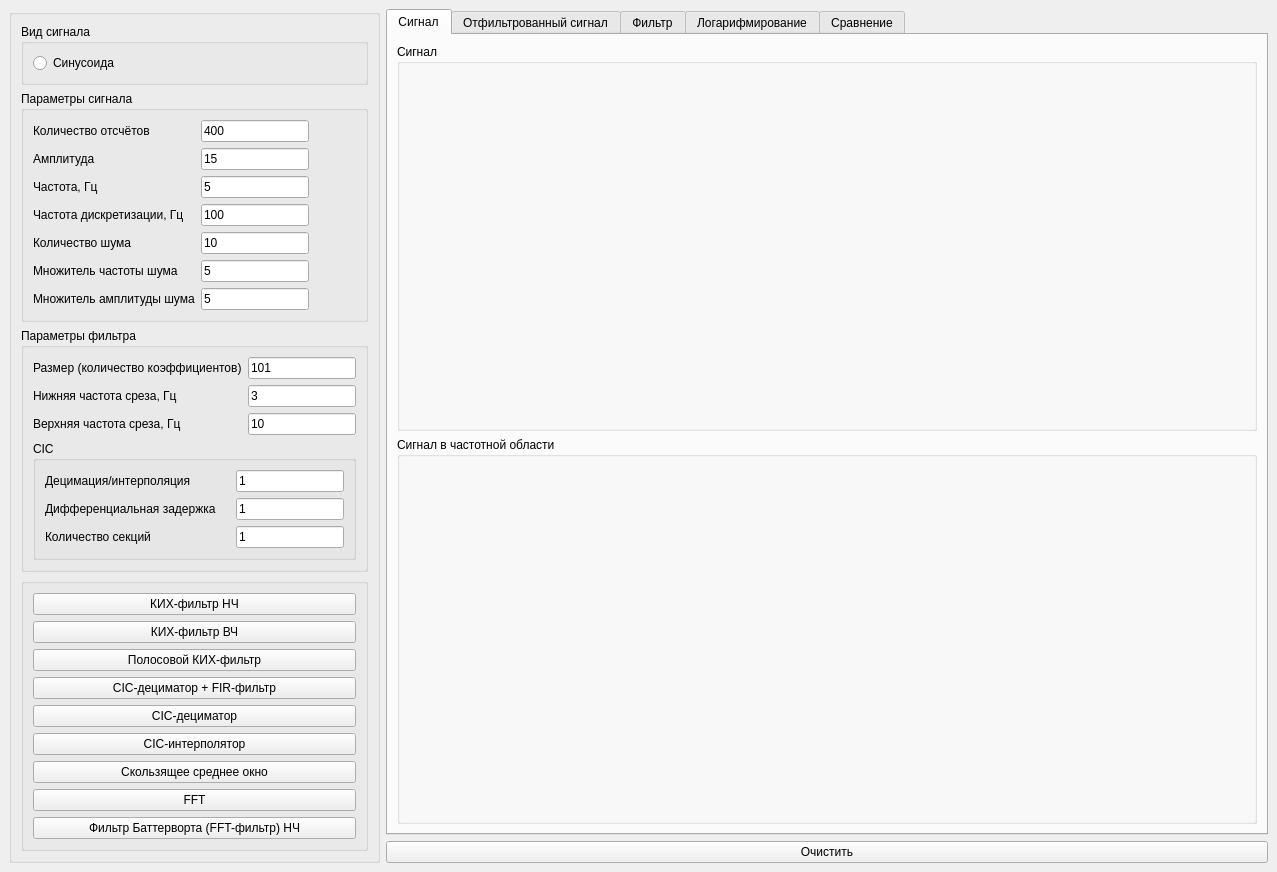
<?xml version="1.0" encoding="UTF-8"?>
<ui version="4.0">
 <class>MainWindow</class>
 <widget class="QMainWindow" name="MainWindow">
  <property name="geometry">
   <rect>
    <x>0</x>
    <y>0</y>
    <width>1277</width>
    <height>850</height>
   </rect>
  </property>
  <property name="windowTitle">
   <string>MainWindow</string>
  </property>
  <widget class="QWidget" name="centralwidget">
   <layout class="QGridLayout" name="gridLayout">
    <item row="0" column="1">
     <widget class="QTabWidget" name="tabWidget">
      <property name="currentIndex">
       <number>0</number>
      </property>
      <widget class="QWidget" name="tab">
       <attribute name="title">
        <string>Сигнал</string>
       </attribute>
       <layout class="QGridLayout" name="gridLayout_11">
        <item row="0" column="0">
         <widget class="QGroupBox" name="groupBox_3">
          <property name="title">
           <string>Сигнал</string>
          </property>
          <layout class="QGridLayout" name="gridLayout_3">
           <item row="0" column="0">
            <widget class="QCustomPlot" name="signalPlot" native="true"/>
           </item>
          </layout>
         </widget>
        </item>
        <item row="1" column="0">
         <widget class="QGroupBox" name="groupBox_5">
          <property name="title">
           <string>Сигнал в частотной области</string>
          </property>
          <layout class="QGridLayout" name="gridLayout_10">
           <item row="0" column="0">
            <widget class="QCustomPlot" name="fSignalPlot" native="true"/>
           </item>
          </layout>
         </widget>
        </item>
       </layout>
      </widget>
      <widget class="QWidget" name="tab_3">
       <attribute name="title">
        <string>Отфильтрованный сигнал</string>
       </attribute>
       <layout class="QGridLayout" name="gridLayout_12">
        <item row="0" column="0">
         <widget class="QGroupBox" name="groupBox_4">
          <property name="title">
           <string>Сигнал после фильтрации</string>
          </property>
          <layout class="QGridLayout" name="gridLayout_4">
           <item row="0" column="0">
            <widget class="QCustomPlot" name="filteredPlot" native="true"/>
           </item>
          </layout>
         </widget>
        </item>
        <item row="1" column="0">
         <widget class="QGroupBox" name="groupBox_6">
          <property name="title">
           <string>Сигнал после фильтрации в частотной области</string>
          </property>
          <layout class="QGridLayout" name="gridLayout_6">
           <item row="0" column="0">
            <widget class="QCustomPlot" name="fFilteredPlot" native="true"/>
           </item>
          </layout>
         </widget>
        </item>
       </layout>
      </widget>
      <widget class="QWidget" name="tab_2">
       <attribute name="title">
        <string>Фильтр</string>
       </attribute>
       <layout class="QGridLayout" name="gridLayout_5">
        <item row="1" column="0">
         <widget class="QGroupBox" name="groupBox_7">
          <property name="title">
           <string>Фильтр в частотной области</string>
          </property>
          <layout class="QGridLayout" name="gridLayout_8">
           <item row="0" column="0">
            <widget class="QCustomPlot" name="fFilterPlot" native="true"/>
           </item>
          </layout>
         </widget>
        </item>
        <item row="0" column="0">
         <widget class="QGroupBox" name="groupBox_2">
          <property name="title">
           <string>Фильтр</string>
          </property>
          <layout class="QGridLayout" name="gridLayout_2">
           <item row="0" column="0">
            <widget class="QCustomPlot" name="filterPlot" native="true"/>
           </item>
          </layout>
         </widget>
        </item>
       </layout>
      </widget>
      <widget class="QWidget" name="tab_4">
       <attribute name="title">
        <string>Логарифмирование</string>
       </attribute>
       <layout class="QGridLayout" name="gridLayout_15">
        <item row="0" column="0">
         <widget class="QGroupBox" name="groupBox_9">
          <property name="title">
           <string>Логарифмированный сигнал</string>
          </property>
          <layout class="QGridLayout" name="gridLayout_13">
           <item row="0" column="0">
            <widget class="QCustomPlot" name="mSignalPlot" native="true"/>
           </item>
          </layout>
         </widget>
        </item>
        <item row="1" column="0">
         <widget class="QGroupBox" name="groupBox_10">
          <property name="title">
           <string>Логарифмированный фильтр</string>
          </property>
          <layout class="QGridLayout" name="gridLayout_14">
           <item row="0" column="0">
            <widget class="QCustomPlot" name="mFilteredPlot" native="true"/>
           </item>
          </layout>
         </widget>
        </item>
       </layout>
      </widget>
      <widget class="QWidget" name="tab_5">
       <attribute name="title">
        <string>Сравнение</string>
       </attribute>
       <layout class="QGridLayout" name="gridLayout_18">
        <item row="0" column="0">
         <widget class="QGroupBox" name="groupBox_15">
          <property name="title">
           <string>Исходный сигнал + сигнал после фильтрации</string>
          </property>
          <layout class="QGridLayout" name="gridLayout_17">
           <item row="0" column="0">
            <widget class="QCustomPlot" name="comparePlot" native="true"/>
           </item>
          </layout>
         </widget>
        </item>
       </layout>
      </widget>
     </widget>
    </item>
    <item row="0" column="0" rowspan="2">
     <widget class="QGroupBox" name="groupBox">
      <property name="title">
       <string/>
      </property>
      <layout class="QGridLayout" name="gridLayout_7">
       <item row="1" column="0">
        <widget class="QGroupBox" name="groupBox_11">
         <property name="title">
          <string>Параметры сигнала</string>
         </property>
         <layout class="QFormLayout" name="formLayout">
          <item row="0" column="0">
           <widget class="QLabel" name="label">
            <property name="text">
             <string>Количество отсчётов</string>
            </property>
           </widget>
          </item>
          <item row="0" column="1">
           <widget class="QLineEdit" name="samplesCount">
            <property name="sizePolicy">
             <sizepolicy hsizetype="Fixed" vsizetype="Fixed">
              <horstretch>0</horstretch>
              <verstretch>0</verstretch>
             </sizepolicy>
            </property>
            <property name="text">
             <string>400</string>
            </property>
           </widget>
          </item>
          <item row="1" column="0">
           <widget class="QLabel" name="label_2">
            <property name="text">
             <string>Амплитуда</string>
            </property>
           </widget>
          </item>
          <item row="2" column="0">
           <widget class="QLabel" name="label_3">
            <property name="text">
             <string>Частота, Гц</string>
            </property>
           </widget>
          </item>
          <item row="3" column="0">
           <widget class="QLabel" name="label_4">
            <property name="text">
             <string>Частота дискретизации, Гц</string>
            </property>
           </widget>
          </item>
          <item row="4" column="0">
           <widget class="QLabel" name="label_5">
            <property name="text">
             <string>Количество шума</string>
            </property>
           </widget>
          </item>
          <item row="1" column="1">
           <widget class="QLineEdit" name="ampl">
            <property name="sizePolicy">
             <sizepolicy hsizetype="Fixed" vsizetype="Fixed">
              <horstretch>0</horstretch>
              <verstretch>0</verstretch>
             </sizepolicy>
            </property>
            <property name="text">
             <string>15</string>
            </property>
           </widget>
          </item>
          <item row="2" column="1">
           <widget class="QLineEdit" name="freq">
            <property name="sizePolicy">
             <sizepolicy hsizetype="Fixed" vsizetype="Fixed">
              <horstretch>0</horstretch>
              <verstretch>0</verstretch>
             </sizepolicy>
            </property>
            <property name="text">
             <string>5</string>
            </property>
           </widget>
          </item>
          <item row="3" column="1">
           <widget class="QLineEdit" name="sampleRate">
            <property name="sizePolicy">
             <sizepolicy hsizetype="Fixed" vsizetype="Fixed">
              <horstretch>0</horstretch>
              <verstretch>0</verstretch>
             </sizepolicy>
            </property>
            <property name="text">
             <string>100</string>
            </property>
           </widget>
          </item>
          <item row="4" column="1">
           <widget class="QLineEdit" name="noiseCount">
            <property name="sizePolicy">
             <sizepolicy hsizetype="Fixed" vsizetype="Fixed">
              <horstretch>0</horstretch>
              <verstretch>0</verstretch>
             </sizepolicy>
            </property>
            <property name="text">
             <string>10</string>
            </property>
           </widget>
          </item>
          <item row="5" column="0">
           <widget class="QLabel" name="label_11">
            <property name="text">
             <string>Множитель частоты шума</string>
            </property>
           </widget>
          </item>
          <item row="5" column="1">
           <widget class="QLineEdit" name="freqFactor">
            <property name="sizePolicy">
             <sizepolicy hsizetype="Fixed" vsizetype="Fixed">
              <horstretch>0</horstretch>
              <verstretch>0</verstretch>
             </sizepolicy>
            </property>
            <property name="text">
             <string>5</string>
            </property>
           </widget>
          </item>
          <item row="6" column="0">
           <widget class="QLabel" name="label_12">
            <property name="text">
             <string>Множитель амплитуды шума</string>
            </property>
           </widget>
          </item>
          <item row="6" column="1">
           <widget class="QLineEdit" name="amplFactor">
            <property name="sizePolicy">
             <sizepolicy hsizetype="Fixed" vsizetype="Fixed">
              <horstretch>0</horstretch>
              <verstretch>0</verstretch>
             </sizepolicy>
            </property>
            <property name="text">
             <string>5</string>
            </property>
           </widget>
          </item>
         </layout>
        </widget>
       </item>
       <item row="0" column="0">
        <widget class="QGroupBox" name="groupBox_8">
         <property name="title">
          <string>Вид сигнала</string>
         </property>
         <layout class="QGridLayout" name="gridLayout_9">
          <item row="0" column="0">
           <widget class="QRadioButton" name="sinRB">
            <property name="text">
             <string>Синусоида</string>
            </property>
           </widget>
          </item>
         </layout>
        </widget>
       </item>
       <item row="3" column="0">
        <widget class="QGroupBox" name="groupBox_13">
         <property name="title">
          <string/>
         </property>
         <layout class="QVBoxLayout" name="verticalLayout">
          <item>
           <widget class="QPushButton" name="lpFirFilter">
            <property name="text">
             <string>КИХ-фильтр НЧ</string>
            </property>
           </widget>
          </item>
          <item>
           <widget class="QPushButton" name="hpFirFilter">
            <property name="text">
             <string>КИХ-фильтр ВЧ</string>
            </property>
           </widget>
          </item>
          <item>
           <widget class="QPushButton" name="bpFirFilter">
            <property name="text">
             <string>Полосовой КИХ-фильтр</string>
            </property>
           </widget>
          </item>
          <item>
           <widget class="QPushButton" name="cicFilter">
            <property name="text">
             <string>CIC-дециматор + FIR-фильтр</string>
            </property>
           </widget>
          </item>
          <item>
           <widget class="QPushButton" name="cicDecimator">
            <property name="text">
             <string>CIC-дециматор</string>
            </property>
           </widget>
          </item>
          <item>
           <widget class="QPushButton" name="cicInterpolator">
            <property name="text">
             <string>CIC-интерполятор</string>
            </property>
           </widget>
          </item>
          <item>
           <widget class="QPushButton" name="slidingWindowAverage">
            <property name="text">
             <string>Скользящее среднее окно</string>
            </property>
           </widget>
          </item>
          <item>
           <widget class="QPushButton" name="lpFftFilter">
            <property name="text">
             <string>FFT</string>
            </property>
           </widget>
          </item>
          <item>
           <widget class="QPushButton" name="lpBatterworthFilter">
            <property name="text">
             <string>Фильтр Баттерворта (FFT-фильтр) НЧ</string>
            </property>
           </widget>
          </item>
         </layout>
        </widget>
       </item>
       <item row="2" column="0">
        <widget class="QGroupBox" name="groupBox_12">
         <property name="title">
          <string>Параметры фильтра</string>
         </property>
         <layout class="QGridLayout" name="gridLayout_16">
          <item row="0" column="0">
           <widget class="QLabel" name="label_6">
            <property name="text">
             <string>Размер (количество коэффициентов)</string>
            </property>
           </widget>
          </item>
          <item row="0" column="1">
           <widget class="QLineEdit" name="filterSize">
            <property name="sizePolicy">
             <sizepolicy hsizetype="Fixed" vsizetype="Fixed">
              <horstretch>0</horstretch>
              <verstretch>0</verstretch>
             </sizepolicy>
            </property>
            <property name="text">
             <string>101</string>
            </property>
           </widget>
          </item>
          <item row="1" column="0">
           <widget class="QLabel" name="label_7">
            <property name="text">
             <string>Нижняя частота среза, Гц</string>
            </property>
           </widget>
          </item>
          <item row="1" column="1">
           <widget class="QLineEdit" name="lowCutoffFreq">
            <property name="sizePolicy">
             <sizepolicy hsizetype="Fixed" vsizetype="Fixed">
              <horstretch>0</horstretch>
              <verstretch>0</verstretch>
             </sizepolicy>
            </property>
            <property name="text">
             <string>3</string>
            </property>
           </widget>
          </item>
          <item row="5" column="0" colspan="2">
           <widget class="QGroupBox" name="groupBox_14">
            <property name="sizePolicy">
             <sizepolicy hsizetype="Preferred" vsizetype="Maximum">
              <horstretch>0</horstretch>
              <verstretch>0</verstretch>
             </sizepolicy>
            </property>
            <property name="title">
             <string>CIC</string>
            </property>
            <layout class="QGridLayout" name="gridLayout_19">
             <item row="1" column="0">
              <widget class="QLabel" name="label_10">
               <property name="text">
                <string>Дифференциальная задержка</string>
               </property>
              </widget>
             </item>
             <item row="2" column="0">
              <widget class="QLabel" name="label_9">
               <property name="text">
                <string>Количество секций</string>
               </property>
              </widget>
             </item>
             <item row="1" column="1">
              <widget class="QLineEdit" name="N">
               <property name="sizePolicy">
                <sizepolicy hsizetype="Fixed" vsizetype="Fixed">
                 <horstretch>0</horstretch>
                 <verstretch>0</verstretch>
                </sizepolicy>
               </property>
               <property name="text">
                <string>1</string>
               </property>
              </widget>
             </item>
             <item row="0" column="0">
              <widget class="QLabel" name="label_8">
               <property name="text">
                <string>Децимация/интерполяция</string>
               </property>
              </widget>
             </item>
             <item row="0" column="1">
              <widget class="QLineEdit" name="R">
               <property name="sizePolicy">
                <sizepolicy hsizetype="Fixed" vsizetype="Fixed">
                 <horstretch>0</horstretch>
                 <verstretch>0</verstretch>
                </sizepolicy>
               </property>
               <property name="text">
                <string>1</string>
               </property>
              </widget>
             </item>
             <item row="2" column="1">
              <widget class="QLineEdit" name="M">
               <property name="sizePolicy">
                <sizepolicy hsizetype="Fixed" vsizetype="Fixed">
                 <horstretch>0</horstretch>
                 <verstretch>0</verstretch>
                </sizepolicy>
               </property>
               <property name="text">
                <string>1</string>
               </property>
              </widget>
             </item>
            </layout>
           </widget>
          </item>
          <item row="2" column="0">
           <widget class="QLabel" name="label_13">
            <property name="text">
             <string>Верхняя частота среза, Гц</string>
            </property>
           </widget>
          </item>
          <item row="2" column="1">
           <widget class="QLineEdit" name="highCutoffFreq">
            <property name="sizePolicy">
             <sizepolicy hsizetype="Fixed" vsizetype="Fixed">
              <horstretch>0</horstretch>
              <verstretch>0</verstretch>
             </sizepolicy>
            </property>
            <property name="text">
             <string>10</string>
            </property>
           </widget>
          </item>
         </layout>
        </widget>
       </item>
      </layout>
     </widget>
    </item>
    <item row="1" column="1">
     <widget class="QPushButton" name="clearGraphs">
      <property name="text">
       <string>Очистить</string>
      </property>
     </widget>
    </item>
   </layout>
  </widget>
  <widget class="QMenuBar" name="menubar">
   <property name="geometry">
    <rect>
     <x>0</x>
     <y>0</y>
     <width>1277</width>
     <height>22</height>
    </rect>
   </property>
  </widget>
 </widget>
 <customwidgets>
  <customwidget>
   <class>QCustomPlot</class>
   <extends>QWidget</extends>
   <header location="global">qcustomplot.h</header>
   <container>1</container>
  </customwidget>
 </customwidgets>
 <resources/>
 <connections/>
</ui>
